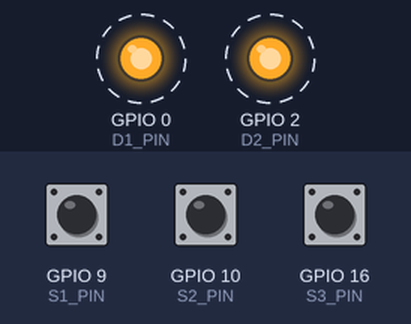
Bench run of a sketch on a simulated ESP8266 (NodeMCU). On the bench: output pins drawn as LEDs (lit = HIGH). Dashed ring = blinking. Inputs (shaded band) come from the test bench; at power-on: GPIO 9 (S1_PIN) HIGH, GPIO 10 (S2_PIN) HIGH, GPIO 16 (S3_PIN) HIGH. What the sketch prints to the serial monitor is not drawn.

Above: at 0.6 s.
Timing chart, 0 to 3.0 s (numbered marks = the images above):
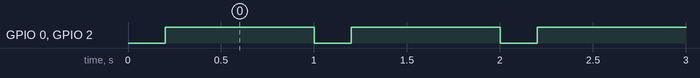

Measured:
- by itself, GPIO 0 (D1_PIN), GPIO 2 (D2_PIN): alternates HIGH for 0.80 s and LOW for 0.20 s

The sketch:

led-key-test.ino
```cpp
// led-key-test.ino - tests the LED and switches on the board
// board: Generic ESP8285 module

#define D1_PIN 0
#define D2_PIN 2

#define S1_PIN 9  // change pin for 8266
#define S2_PIN 10 // change pin for 8266
#define S3_PIN 16

#define getS1() (digitalRead(S1_PIN)==0) // low active
#define getS2() (digitalRead(S2_PIN)==0) // low active
#define getS3() (digitalRead(S3_PIN)==0) // low active

void setup() {
    Serial.begin(115200);
    Serial.println("\n\nled-key-test.ino\n\n");

    // configure LEDs (D1 D2)
    digitalWrite(D1_PIN, HIGH); // low active
    pinMode(D1_PIN, OUTPUT);
    digitalWrite(D2_PIN, HIGH); // low active
    pinMode(D2_PIN, OUTPUT);

    // Configure switches (S1, S2, S3)
    pinMode(S1_PIN, INPUT_PULLUP);
    pinMode(S2_PIN, INPUT_PULLUP);
    pinMode(S3_PIN, INPUT);
}

int count = 0;

void loop() {
    digitalWrite(D1_PIN, LOW); // low active
    digitalWrite(D2_PIN, LOW); // low active
    delay(200);
    digitalWrite(D1_PIN, HIGH); // low active
    digitalWrite(D2_PIN, HIGH); // low active
    delay(800);
    Serial.printf("%04d %d %d %d\n", count++, getS1(), getS2(), getS3());
}
```
